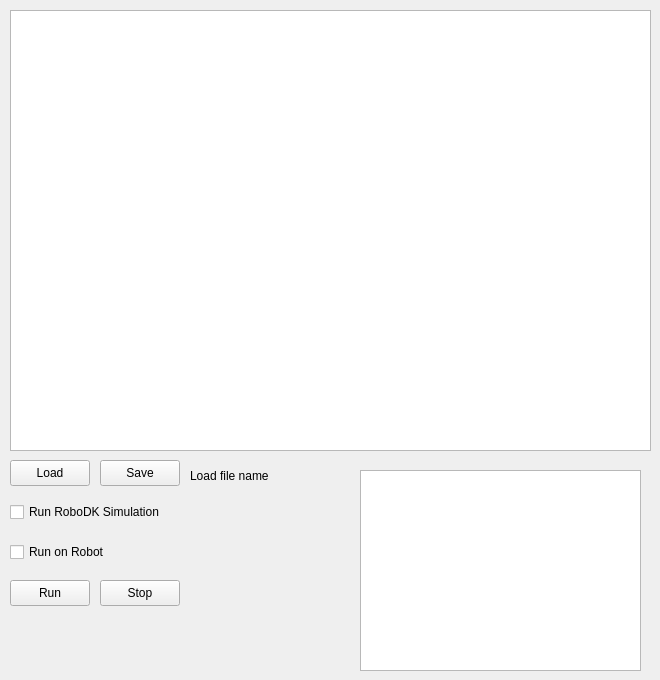
    <widget class="QWidget" name="tab_2">
     <attribute name="title">
      <string>Progm UI</string>
     </attribute>
     <widget class="QTableWidget" name="tableWidget_programUI">
      <property name="geometry">
       <rect>
        <x>10</x>
        <y>10</y>
        <width>641</width>
        <height>441</height>
       </rect>
      </property>
     </widget>
     <widget class="QPushButton" name="pushButton_loadProgramFile">
      <property name="geometry">
       <rect>
        <x>10</x>
        <y>460</y>
        <width>80</width>
        <height>26</height>
       </rect>
      </property>
      <property name="text">
       <string>Load</string>
      </property>
     </widget>
     <widget class="QPushButton" name="pushButton_saveProgramFile">
      <property name="geometry">
       <rect>
        <x>100</x>
        <y>460</y>
        <width>80</width>
        <height>26</height>
       </rect>
      </property>
      <property name="text">
       <string>Save</string>
      </property>
     </widget>
     <widget class="QCheckBox" name="checkBox">
      <property name="geometry">
       <rect>
        <x>10</x>
        <y>500</y>
        <width>161</width>
        <height>24</height>
       </rect>
      </property>
      <property name="text">
       <string>Run RoboDK Simulation</string>
      </property>
     </widget>
     <widget class="QCheckBox" name="checkBox_2">
      <property name="geometry">
       <rect>
        <x>10</x>
        <y>540</y>
        <width>151</width>
        <height>24</height>
       </rect>
      </property>
      <property name="text">
       <string>Run on Robot</string>
      </property>
     </widget>
     <widget class="QPushButton" name="pushButton_runProgram">
      <property name="geometry">
       <rect>
        <x>10</x>
        <y>580</y>
        <width>80</width>
        <height>26</height>
       </rect>
      </property>
      <property name="text">
       <string>Run</string>
      </property>
     </widget>
     <widget class="QPushButton" name="pushButton_stopProgram">
      <property name="geometry">
       <rect>
        <x>100</x>
        <y>580</y>
        <width>80</width>
        <height>26</height>
       </rect>
      </property>
      <property name="text">
       <string>Stop</string>
      </property>
     </widget>
     <widget class="QLabel" name="label_2">
      <property name="geometry">
       <rect>
        <x>190</x>
        <y>460</y>
        <width>111</width>
        <height>31</height>
       </rect>
      </property>
      <property name="text">
       <string>Load file name</string>
      </property>
     </widget>
     <widget class="QPlainTextEdit" name="plainTextEdit">
      <property name="geometry">
       <rect>
        <x>360</x>
        <y>470</y>
        <width>281</width>
        <height>201</height>
       </rect>
      </property>
     </widget>
    </widget>
